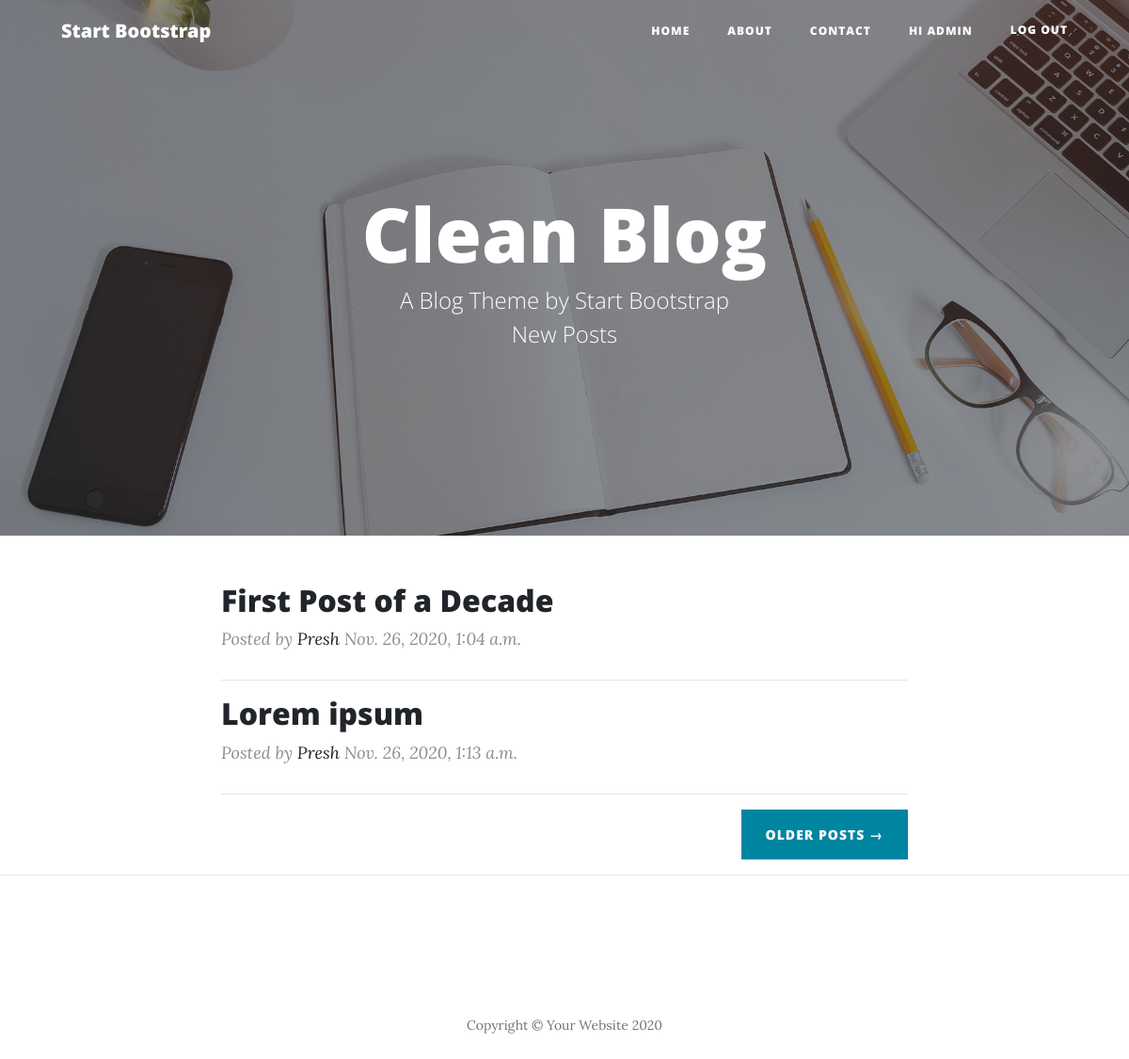
The app's page / (signed in) with its own data.
### blogs/models.py (models this page shows, shortened)
class Post(models.Model):
    title = models.CharField(max_length=200)
    author = models.ForeignKey('auth.User', on_delete=models.CASCADE,) # Allows for many to one relationship
    body = models.TextField()
    date = models.DateTimeField(auto_now_add=True)

### blogs/views.py (the view)
# urls.py: path('', BlogListView.as_view(), name='home'),
class BlogListView(ListView):
    paginate_by = 10
    model = Post
    template_name = 'blogs/index.html'

### blogs/templates/blogs/index.html
{% extends 'blogs/base.html' %}
{% load static %}
{% block content %}
  <header class="masthead" style="background-image: url('{% static 'img/home-bg.jpg' %}')">
    <div class="overlay"></div>
    <div class="container">
      <div class="row">
        <div class="col-lg-8 col-md-10 mx-auto">
          <div class="site-heading">
            <h1>Clean Blog</h1>
            <span class="subheading">A Blog Theme by Start Bootstrap</span>
            <a class="subheading" style="color:white;" href="{% url 'post_new' %}">New Posts</a>
          </div>
        </div>
      </div>
    </div>
  </header>
  <div class="container">
    <div class="row">
      <div class="col-lg-8 col-md-10 mx-auto">
        {% for post in object_list %}
          <div class="post-preview">
            <a href="post.html">
              <h2 class="post-title">
                <a href="{% url 'post_detail' post.pk %}">{{ post.title }}</a>
              </h2>
            </a>
            <p class="post-meta">Posted by
              <a href="#">{{ post.author }}</a>
              {{ post.date }}</p>
          </div>
          <hr>
        {% endfor %}
        <div class="clearfix">
          <a class="btn btn-primary float-right" href="#">Older Posts &rarr;</a>
        </div>
      </div>
    </div>
  </div>
  <hr>
{% endblock content %}

### blogs/templates/blogs/base.html (shortened to what this page needs)
{% load static %}
<!DOCTYPE html>
<html lang="en">
  <head>
    <link href="{% static 'css/bootstrap.min.css' %}" rel="stylesheet">
    <link href="{% static 'css/all.min.css' %}" rel="stylesheet" type="text/css">
    <link href="{% static 'css/clean-blog.min.css' %}" rel="stylesheet">
  </head>
  <body>
  <nav class="navbar navbar-expand-lg navbar-light fixed-top" id="mainNav">
    <div class="container">
      <a class="navbar-brand" href="index.html">Start Bootstrap</a>
      <div class="collapse navbar-collapse" id="navbarResponsive">
        <ul class="navbar-nav ml-auto">
          <li class="nav-item">
            <a class="nav-link" href="{% url 'home' %}">Home</a>
          </li>
          <li class="nav-item">
            <a class="nav-link" href="{% url 'about' %}">About</a>
          </li>
          <li class="nav-item">
            <a class="nav-link" href="{% url 'contact' %}">Contact</a>
          </li>
          <li class="nav-item">
            {% if user.is_authenticated %}
              <a class="nav-link">Hi {{ user.username }}</a>
            {% else %}
              <a class="nav-link" href="{% url 'login' %}">Login</a>
            {% endif %}
          </li>
          <li class="nav-item">
            {% if user.is_authenticated %}
              <a href="{% url 'logout' %}">Log out</a>
            {% endif %}
          </li>
        </ul>
      </div>
    </div>
  </nav>
  {% block content %}
  {% endblock content %}
  <footer>
    <div class="container">
      <div class="row">
        <div class="col-lg-8 col-md-10 mx-auto">
          <ul class="list-inline text-center">
            <li class="list-inline-item">
              <a href="#">
                <span class="fa-stack fa-lg">
                  <i class="fas fa-circle fa-stack-2x"></i>
                  <i class="fab fa-twitter fa-stack-1x fa-inverse"></i>
                </span>
              </a>
            </li>
            <li class="list-inline-item">
              <a href="#">
                <span class="fa-stack fa-lg">
                  <i class="fas fa-circle fa-stack-2x"></i>
                  <i class="fab fa-facebook-f fa-stack-1x fa-inverse"></i>
                </span>
              </a>
            </li>
            <li class="list-inline-item">
              <a href="#">
                <span class="fa-stack fa-lg">
                  <i class="fas fa-circle fa-stack-2x"></i>
                  <i class="fab fa-github fa-stack-1x fa-inverse"></i>
                </span>
              </a>
            </li>
          </ul>
          <p class="copyright text-muted">Copyright &copy; Your Website 2020</p>
        </div>
      </div>
    </div>
  </footer>
  </body>
</html>

### records on screen
Post: title "First Post of a Decade", author "Presh", date "Nov. 26, 2020, 1:04 a.m."
Post: title "Lorem ipsum", author "Presh", date "Nov. 26, 2020, 1:13 a.m."

### other values on screen
{{ user.username }} "ADMIN"
